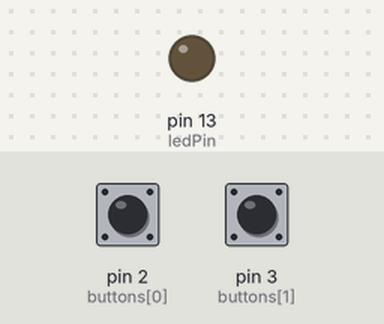
Bench run of a sketch on a simulated Arduino Leonardo, built with avr-gcc and run on an emulated ATmega32U4. On the bench: output pins drawn as LEDs (lit = HIGH). The test bench sets the inputs (shaded band); at power-on: pin 2 (buttons[0]) LOW, pin 3 (buttons[1]) LOW.

Above: at 1.2 s.
1.3 s: pin 2 (buttons[0]) pulled HIGH for 0.15 s
At 2.4 s:
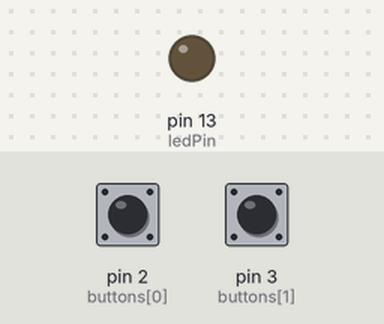
2.9 s: pin 2 (buttons[0]) pulled HIGH for 3.2 s
At 3.5 s:
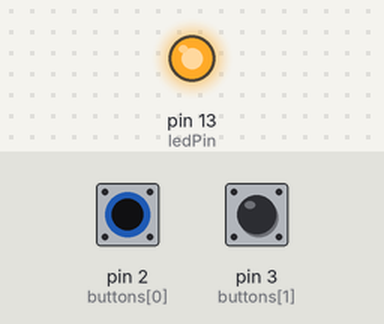
7.6 s: pin 3 (buttons[1]) pulled HIGH for 3.2 s
At 11.3 s:
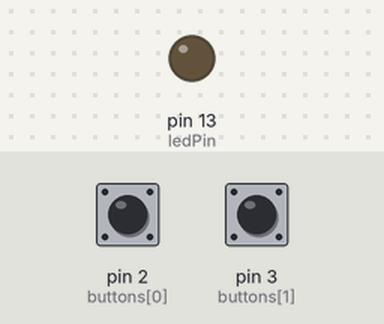
Timing chart, 0 to 12.8 s (numbered marks = the images above; inputs shaded):
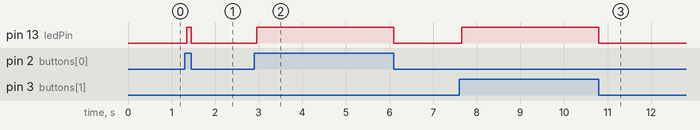

Measured:
- after the input at 1.3 s, pin 13 (ledPin): LOW → HIGH after 0.05 s, → LOW 0.10 s later
- after the input at 2.9 s, pin 13 (ledPin): LOW → HIGH after 0.05 s, → LOW 3.2 s later
- after the input at 7.6 s, pin 13 (ledPin): LOW → HIGH after 0.05 s, → LOW 3.2 s later

The sketch:

sketch_sep02a.ino
```cpp
#include "MIDIUSB.h"
#define NUM_BUTTONS  2

const uint8_t ledPin = 13;

const uint8_t buttons[NUM_BUTTONS] = {2, 3}; // button pins
const byte controlCommands[NUM_BUTTONS] = {1, 2}; // CC commands without value

uint8_t pressedButtons = 0x00;
uint8_t previousButtons = 0x00;

void setup() {
  for (int i = 0; i < NUM_BUTTONS; i++) {
    pinMode(buttons[i], INPUT);
  }

  pinMode(ledPin, OUTPUT);
}

void loop() {
  readButtons();
  sendCommand();
}

void readButtons() {
  for (int i = 0; i < NUM_BUTTONS; i++) {
    if (digitalRead(buttons[i]) == HIGH) {
      bitWrite(pressedButtons, i, 1);
      delay(50);
    } else {
      bitWrite(pressedButtons, i, 0);
    }
  }
}

void controlChange(byte channel, byte control, byte value) {
  midiEventPacket_t event = {0x0B, 0xB0 | channel, control, value};
  MidiUSB.sendMIDI(event);
}

void sendCommand() {
  for (int i = 0; i < NUM_BUTTONS; i++) {
    if (bitRead(pressedButtons, i) != bitRead(previousButtons, i)) {
      if (bitRead(pressedButtons, i)) {
        bitWrite(previousButtons, i , 1);

        controlChange(0, controlCommands[i], 0);
        digitalWrite(ledPin, HIGH);
        MidiUSB.flush();

      } else {
        bitWrite(previousButtons, i , 0);
        digitalWrite(ledPin, LOW);
      }
    }
  }
}
```
